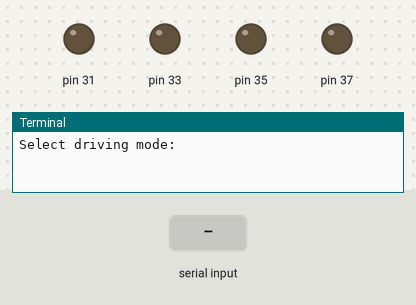
This program was run on a simulated Raspberry Pi (header pin numbers). On the bench: output pins drawn as LEDs (lit = HIGH), the last lines printed to the terminal. The test bench sets the inputs (shaded band).

Above: at 1.2 s.
1.3 s: "w" typed at the terminal, then Enter
At 2.1 s:
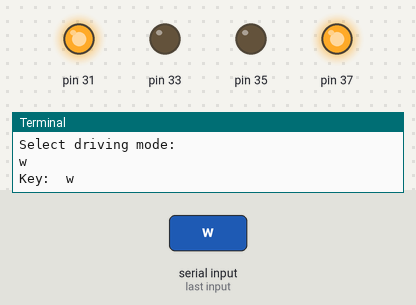
3.8 s: "s" typed at the terminal, then Enter
At 4.6 s:
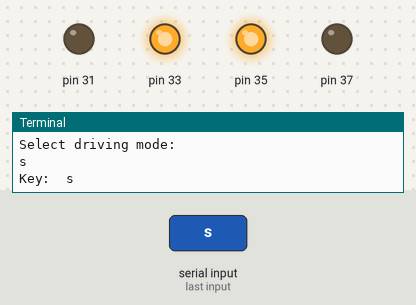
6.3 s: "a" typed at the terminal, then Enter
At 7.1 s:
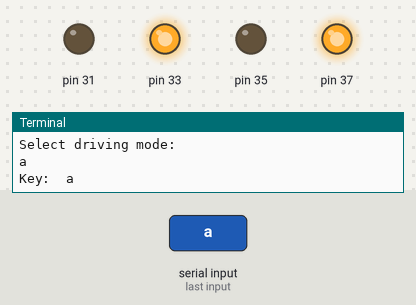
8.8 s: "d" typed at the terminal, then Enter
At 9.6 s:
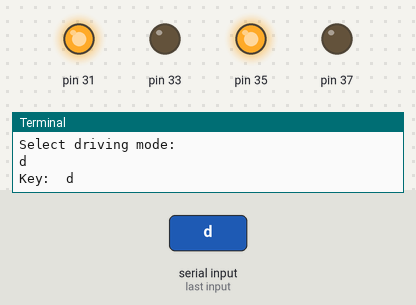
Timing chart, 0 to 11.8 s (numbered marks = the images above; inputs shaded):
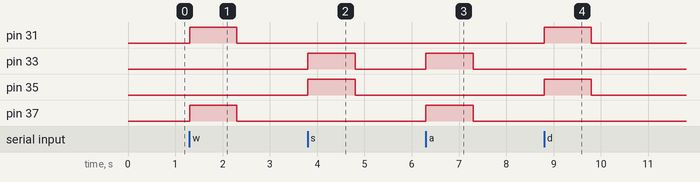

Measured:
- after the input at 1.3 s, pin 31, pin 37: LOW → HIGH at once, → LOW 1.0 s later
- after the input at 3.8 s, pin 33, pin 35: LOW → HIGH at once, → LOW 1.0 s later
- after the input at 6.3 s, pin 33, pin 37: LOW → HIGH at once, → LOW 1.0 s later
- after the input at 8.8 s, pin 31, pin 35: LOW → HIGH at once, → LOW 1.0 s later

The program:

motorcontrol02.py
```python
import RPi.GPIO as gpio
import time

def init():
    gpio.setmode(gpio.BOARD)
    gpio.setup(31, gpio.OUT)    # IN1
    gpio.setup(33, gpio.OUT)    # IN2
    gpio.setup(35, gpio.OUT)    # IN3
    gpio.setup(37, gpio.OUT)    # IN4

def gameover():
    # set all pins low

    gpio.setup(31, False)
    gpio.setup(33, False)
    gpio.setup(35, False)
    gpio.setup(37, False)

def forward(tf):
    init()
    # left wheele
    gpio.output(31, True)
    gpio.output(33, False)
    # right wheele
    gpio.output(37, True)
    gpio.output(35, False)
    # hold on
    time.sleep(tf)
    # send all pins low & cleanup
    gameover()
    gpio.cleanup()

def reverse(tf):
    init()
    # left wheele reverse
    gpio.output(33, True)
    gpio.output(31, False)
    # right wheele reverse
    gpio.output(35, True)
    gpio.output(37, False)
    # hold on
    time.sleep(tf)
    # send all pins low & cleanup
    gameover()
    gpio.cleanup()

def pivotleft(tf):
    init()
    # left wheele reverse
    gpio.output(33, True)
    gpio.output(31, False)
    # right wheele forward
    gpio.output(37, True)
    gpio.output(35, False)
    # hold on
    time.sleep(tf)
    # send all pins low & cleanup
    gameover()
    gpio.cleanup()

def pivotright(tf):
    init()
    # left wheele forward
    gpio.output(31, True)
    gpio.output(33, False)
    # right wheele reverse
    gpio.output(35, True)
    gpio.output(37, False)
    # hold on
    time.sleep(tf)
    # send all pins low & cleanup
    gameover()
    gpio.cleanup()


def drive(event):
    init()
    print("Key: ", event)
    key_press = event
    tf = 1
    if key_press.lower() == 'w':
        forward(tf)
    elif key_press.lower() == 's':
        reverse(tf)
    elif key_press.lower() == 'a':
        pivotleft(tf)
    elif key_press.lower() == 'd':
        pivotright(tf)
    else:
        print("Invalid key presses!")

def main():
    while True:
        key_press = input("Select driving mode: ")
        if key_press == 'q':
            break
        drive(key_press)

if __name__ == '__main__':
    main()

# forward(2)
```
